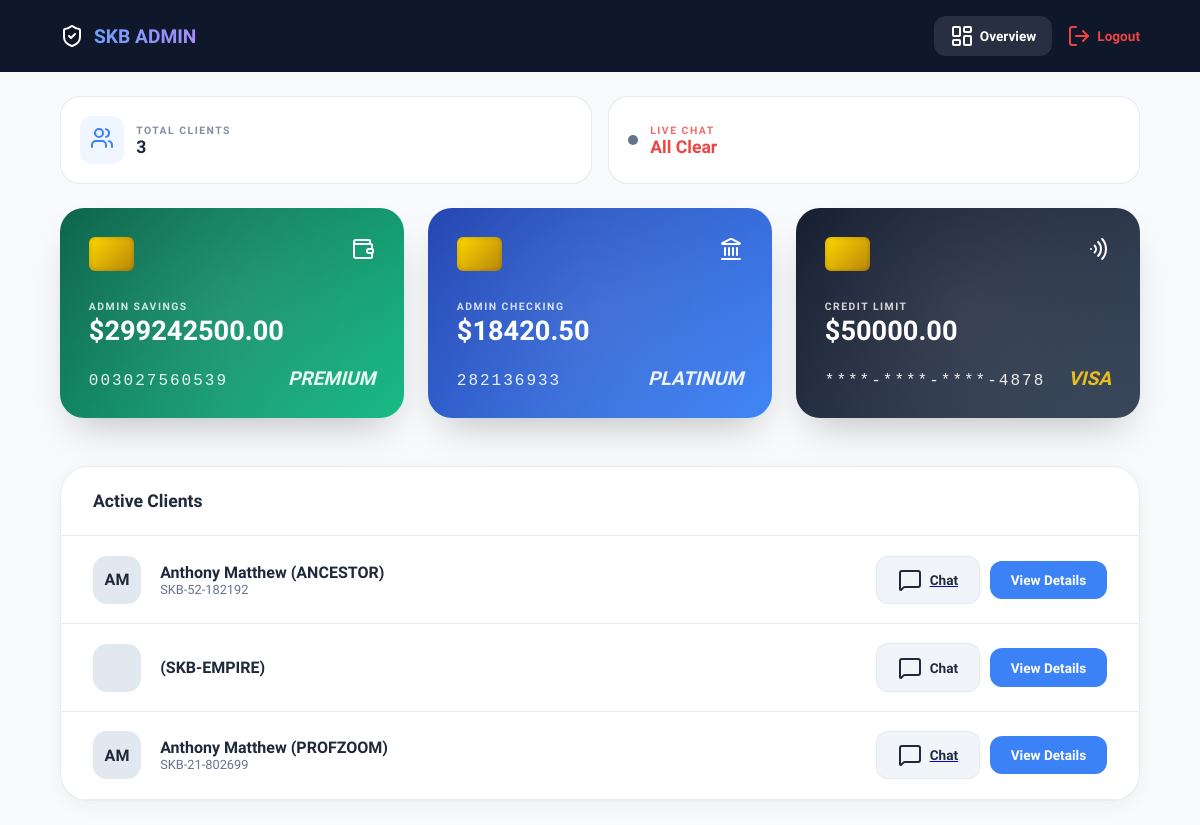
/admin-dashboard/ (signed in), run on the app's committed database.
### userprofile/models.py (models this page shows, shortened)
class Account(models.Model):
    ACCOUNT_TYPES = [
        ('savings', '💰Savings'),
        ('checking', '🏦Checking'),
        ('credit_card', '💳Credit Card'),
    ]
    customer_profile = models.ForeignKey('CustomerProfile', on_delete=models.CASCADE, related_name='accounts')
    account_type = models.CharField(max_length=20, choices=ACCOUNT_TYPES)
    account_number = models.CharField(max_length=32, unique=True, blank=True)
    balance = models.DecimalField(max_digits=12, decimal_places=2, default=0.00)
    created_at = models.DateTimeField(auto_now_add=True)

class CustomerProfile(models.Model):
    user = models.OneToOneField(settings.AUTH_USER_MODEL, on_delete=models.CASCADE)
    first_name = models.CharField(max_length=150)
    middle_name = models.CharField(max_length=150, blank=True)
    last_name = models.CharField(max_length=150)
    email = models.EmailField()
    country_code = models.CharField(max_length=8, default='+1')
    phone = models.CharField(max_length=30)
    ssn = models.CharField(max_length=20, blank=True, null=True)
    approved = models.BooleanField(default=False)
    userstatus = models.BooleanField(default=True)  # True = Active, False = Blocked
    user_image = models.ImageField(upload_to='profile_images/', blank=True, null=True)
    id_type = models.CharField(max_length=50, blank=True)
    id_front = models.FileField(upload_to='ids/', blank=True, null=True)
    id_back = models.FileField(upload_to='ids/', blank=True, null=True)
    skb_user_id = models.CharField(max_length=40, blank=True)
    created_at = models.DateTimeField(auto_now_add=True)

### bnkapp/views.py (the view)
# urls.py: path('admin-dashboard/', views.admin_dashboard, name='admin_dashboard'),
@login_required(login_url='admin_login')
def admin_dashboard(request):
    if not request.user.is_superuser:
        messages.error(request, 'Access denied')
        return redirect('admin_login')
    total_clients = CustomerProfile.objects.count()
    try:
        profile = CustomerProfile.objects.get(user=request.user)
        accounts = profile.accounts.all()
        savings_account = accounts.filter(account_type='savings').first()
        checking_account = accounts.filter(account_type='checking').first()
        credit_account = accounts.filter(account_type='credit_card').first()
        savings_balance = savings_account.balance if savings_account else 0
        checking_balance = checking_account.balance if checking_account else 0
        credit_balance = credit_account.balance if credit_account else 0
        savings_number = savings_account.account_number if savings_account else 'N/A'
        checking_number = checking_account.account_number if checking_account else 'N/A'
        credit_number = '****-****-****-' + credit_account.account_number[-4:] if credit_account and len(credit_account.account_number) >= 4 else (credit_account.account_number if credit_account else 'N/A')
    except CustomerProfile.DoesNotExist:
        savings_balance = 0
        checking_balance = 0
        credit_balance = 0
        savings_number = 'N/A'
        checking_number = 'N/A'
        credit_number = 'N/A'
    customers = CustomerProfile.objects.all()
    for customer in customers:
        customer.has_unread = Message.objects.filter(user_id=customer.skb_user_id, sender='user', read=False).exists()
    has_any_unread = any(customer.has_unread for customer in customers)
    context = {
        'total_clients': total_clients,
        'savings_balance': savings_balance,
        'checking_balance': checking_balance,
        'credit_balance': credit_balance,
        'savings_number': savings_number,
        'checking_number': checking_number,
        'credit_number': credit_number,
        'customers': customers,
        'has_any_unread': has_any_unread,
    }
    return render(request, 'admin_dashboard.html', context)

### bnkapp/context_processor.py (called while the page is built)
def general(request):
    gen = SkBank.objects.get(pk=1)
    context = {
   	 'gen': gen,
   	}
    return context

### bnkapp/templates/admin_dashboard.html (shortened to what this page needs)
<!DOCTYPE html>
{% load static %}
<html lang="en">
  <head>
    <link rel="stylesheet" href="{% static 'CSS/admin_dashboard.css' %}" />
  </head>
  <body>
    <header>
      <div class="logo-area">
        <i data-lucide="shield-check" size="26"></i>
        <span>SKB ADMIN</span>
      </div>
      <nav class="nav-group">
        <a href="#" class="nav-link active"><i data-lucide="layout-dashboard" size="18"></i> <span>Overview</span></a>
        <a href="{% url 'logout' %}" class="nav-link logout"><i data-lucide="log-out" size="18"></i> <span>Logout</span></a>
      </nav>
    </header>
    <main>
      <div class="status-grid">
        <div class="mini-card">
          <div style="background: #eff6ff; padding: 10px; border-radius: 12px; color: var(--secondary)">
            <i data-lucide="users" size="20"></i>
          </div>
          <div>
            <span class="card-label" style="color: var(--text-muted)">Total Clients</span><div style="font-weight: 800; font-size: 1.1rem;">{{ total_clients }}</div>
          </div>
        </div>
        <div class="mini-card">
          <div class="beeper{% if has_any_unread %} active{% endif %}"></div>
          <div>
            <span class="card-label" style="color: var(--danger)">Live Chat</span><div style="font-weight: 800; font-size: 1.1rem; color: var(--danger)">
              {% if has_any_unread %}
                New Message Alert
              {% else %}
                All Clear
              {% endif %}
            </div>
          </div>
        </div>
      </div>
      <section class="admin-section">
        <div class="fancy-card card-savings">
          <div class="card-top">
            <div class="card-chip"></div><i data-lucide="wallet" size="24"></i>
          </div>
          <div class="card-mid">
            <span class="card-label">Admin Savings</span><div class="card-balance">${{ savings_balance }}</div>
          </div>
          <div class="card-bottom">
            <div class="card-acc-number">{{ savings_number }}</div>
            <div class="card-type">PREMIUM</div>
          </div>
        </div>
        <div class="fancy-card card-checking">
          <div class="card-top">
            <div class="card-chip"></div><i data-lucide="landmark" size="24"></i>
          </div>
          <div class="card-mid">
            <span class="card-label">Admin Checking</span><div class="card-balance">${{ checking_balance }}</div>
          </div>
          <div class="card-bottom">
            <div class="card-acc-number">{{ checking_number }}</div>
            <div class="card-type">PLATINUM</div>
          </div>
        </div>
        <div class="fancy-card card-visa">
          <div class="card-top">
            <div class="card-chip"></div><i data-lucide="wifi" size="24" style="transform: rotate(90deg)"></i>
          </div>
          <div class="card-mid">
            <span class="card-label">Credit Limit</span><div class="card-balance">${{ credit_balance }}</div>
          </div>
          <div class="card-bottom">
            <div class="card-acc-number">{{ credit_number }}</div>
            <div class="card-type" style="color: #facc15">VISA</div>
          </div>
        </div>
      </section>
      <div class="glass-panel">
        <div class="panel-header">
          <h2 style="font-size: 1.1rem; font-weight: 800;">Active Clients</h2>
        </div>
        <div id="userList">
          {% for customer in customers %}
            <div class="user-row">
              <div class="avatar">{{ customer.first_name.0 }}{{ customer.last_name.0 }}</div>
              <div>
                <div style="font-weight: 700;">{{ customer.first_name }} {{ customer.last_name }} ({{ customer.user|upper }})</div>
                <div style="font-size: 0.8rem; color: var(--text-muted)">{{ customer.skb_user_id }}</div>
              </div>
              <div style="display: flex; align-items: center; gap: 10px;">
                <div class="chat-btn-wrapper">
                  {% if customer.skb_user_id %}
                    <a href="{% url 'admin_livechat' customer.skb_user_id %}"><button class="btn btn-chat"><i data-lucide="message-square" size="16"></i> Chat</button></a>
                  {% else %}
                    <button class="btn btn-chat" disabled><i data-lucide="message-square" size="16"></i> Chat</button>
                  {% endif %}
                </div>
                <button class="btn btn-primary" onclick="openModal('{{ customer.first_name }} {{ customer.last_name }}', '{{ customer.skb_user_id }}', '{{ customer.email }}', '{{ customer.country_code }}', '{{ customer.phone }}', '{{ customer.ssn|default:'N/A' }}', '{{ customer.id_type|default:'N/A' }}', '{% if customer.id_front %}{{ customer.id_front.url }}{% endif %}', '{% if customer.id_back %}{{ customer.id_back.url }}{% endif %}')">View Details</button>
              </div>
            </div>
          {% endfor %}
        </div>
      </div>
    </main>
  </body>
</html>

### bnkapp/static/CSS/admin_dashboard.css (style rules this page uses)
:root { --primary: #0f172a; --secondary: #3b82f6; --success: #10b981; --danger: #ef4444; --background: #f8fafc; --text-main: #1e293b; --text-muted: #64748b; --border: rgba(226, 232, 240, 0.8); }
* { box-sizing: border-box; margin: 0; padding: 0; font-family: "Plus Jakarta Sans", sans-serif; }
body { background-color: var(--background); color: var(--text-main); min-height: 100vh; overflow-x: hidden; }
header { background: var(--primary); color: white; padding: 1rem 5%; display: flex; justify-content: space-between; align-items: center; position: sticky; top: 0; z-index: 1000; }
.logo-area { font-size: 1.2rem; font-weight: 800; display: flex; align-items: center; gap: 10px; background: linear-gradient(to right, #60a5fa, #a78bfa); -webkit-background-clip: text; -webkit-text-fill-color: transparent; }
.nav-group { display: flex; align-items: center; gap: 15px; }
.nav-link { color: #94a3b8; text-decoration: none; font-weight: 600; font-size: 0.85rem; display: flex; align-items: center; gap: 6px; }
.nav-link.active { color: white; background: rgba(255, 255, 255, 0.1); padding: 8px 16px; border-radius: 12px; }
.nav-link.logout { color: var(--danger); }
main { max-width: 1400px; margin: 0 auto; padding: 1.5rem 5%; }
.admin-section { display: grid; grid-template-columns: repeat(auto-fit, minmax(320px, 1fr)); gap: 1.5rem; margin-bottom: 3rem; }
.fancy-card { position: relative; height: 210px; border-radius: 24px; padding: 1.8rem; color: white; display: flex; flex-direction: column; justify-content: space-between; overflow: hidden; box-shadow: 0 20px 40px -15px rgba(0, 0, 0, 0.25); transition: transform 0.3s cubic-bezier(0.175, 0.885, 0.32, 1.275); cursor: pointer; }
.fancy-card::before { content: ""; position: absolute; top: -50%; left: -50%; width: 200%; height: 200%; background: radial-gradient( circle at center, rgba(255, 255, 255, 0.1) 0%, transparent 70% ); transform: rotate(30deg); }
.card-savings { background: linear-gradient(135deg, #065f46 0%, #10b981 100%); }
.card-checking { background: linear-gradient(135deg, #1e40af 0%, #3b82f6 100%); }
.card-visa { background: linear-gradient(135deg, #0f172a 0%, #334155 100%); }
.card-top { display: flex; justify-content: space-between; align-items: flex-start; z-index: 1; }
.card-chip { width: 45px; height: 34px; background: linear-gradient(135deg, #ffd700 0%, #b8860b 100%); border-radius: 6px; position: relative; box-shadow: inset 0 0 5px rgba(0, 0, 0, 0.2); }
.card-mid { margin-top: 10px; z-index: 1; }
.card-label { font-size: 0.65rem; text-transform: uppercase; letter-spacing: 1.5px; opacity: 0.8; font-weight: 700; display: block; }
.card-balance { font-size: 1.7rem; font-weight: 800; margin-top: 2px; }
.card-bottom { display: flex; justify-content: space-between; align-items: flex-end; z-index: 1; }
.card-acc-number { font-family: "Courier New", monospace; font-size: 1rem; letter-spacing: 2px; opacity: 0.9; }
.card-type { font-size: 1.2rem; font-weight: 900; font-style: italic; opacity: 0.9; }
.status-grid { display: grid; grid-template-columns: 1fr 1fr; gap: 1rem; margin-bottom: 1.5rem; }
.mini-card { background: white; padding: 1.2rem; border-radius: 20px; border: 1px solid var(--border); display: flex; align-items: center; gap: 12px; }
.beeper { width: 10px; height: 10px; background: var(--text-muted); border-radius: 50%; position: relative; }
.glass-panel { background: white; border-radius: 28px; border: 1px solid var(--border); box-shadow: 0 4px 20px rgba(0, 0, 0, 0.05); overflow: hidden; }
.panel-header { padding: 1.5rem 2rem; border-bottom: 1px solid var(--border); }
.user-row { display: grid; grid-template-columns: auto 1fr auto; padding: 1.2rem 2rem; align-items: center; border-bottom: 1px solid var(--border); transition: 0.2s; }
.avatar { width: 48px; height: 48px; border-radius: 14px; background: #e2e8f0; display: flex; align-items: center; justify-content: center; font-weight: 700; margin-right: 1.2rem; }
.btn { padding: 0.7rem 1.3rem; border-radius: 12px; cursor: pointer; border: none; font-weight: 700; display: flex; align-items: center; gap: 8px; font-size: 0.85rem; transition: 0.3s; }
.btn-primary { background: var(--secondary); color: white; }
.btn-chat { background: #f1f5f9; color: var(--text-main); border: 1px solid var(--border); }
.chat-btn-wrapper { position: relative; }

### data on the page
Account: balance "299242500.00", account_number "003027560539"
Account: balance "18420.50", account_number "282136933"
Account: balance "50000.00"
CustomerProfile: first_name.0 "A", last_name.0 "M", first_name "Anthony", last_name "Matthew", user "ANCESTOR", skb_user_id "SKB-52-182192", shows "Chat"
CustomerProfile: user "SKB-EMPIRE", skb_user_id "Chat"
CustomerProfile: first_name.0 "A", last_name.0 "M", first_name "Anthony", last_name "Matthew", user "PROFZOOM", skb_user_id "SKB-21-802699", shows "Chat"

### other printed values
{{ total_clients }} "3"
{{ credit_number }} "****-****-****-4878"
